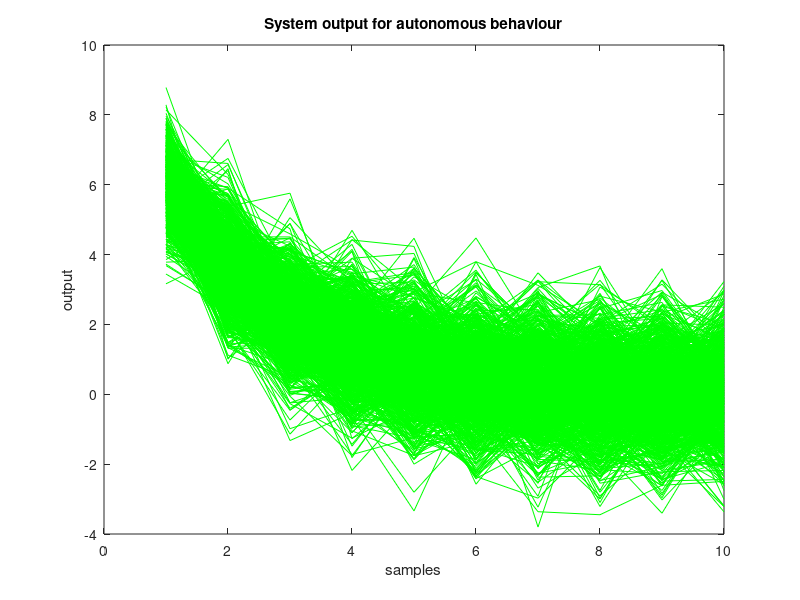
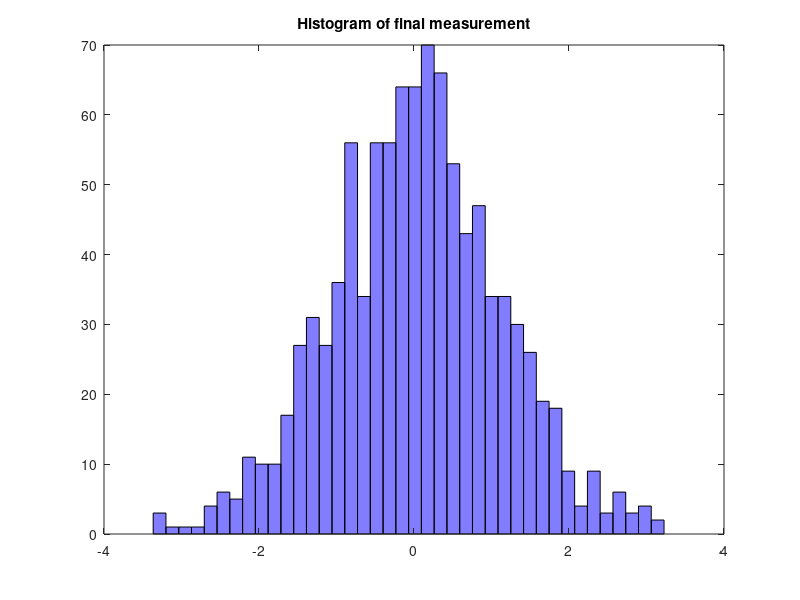

The MATLAB source for these figures, in order:
% Influence of Gaussian process and measurement noises
%example of state dynamics model
% xn=0.6 xo + 0.5 w;
% yn=1.2 xn + 0.8 v;

%autonomous behaviour with  process noise---------------
Ns=10; %number of samples along time
X=zeros(1000,Ns); %reserve space
Y=zeros(1000,Ns); %"  "  "

for np=1:1000,
X(np,1)=5; %initial state
for nn=2:Ns,
   X(np,nn)= 0.6*X(np,nn-1)+ 0.5*randn(1); %with process noise
end;
for nn=1:Ns,
   Y(np,nn)=1.2*X(np,nn) + 0.8*randn(1); %with measurement noise
end;
end;

figure(1) %trajectories
nf=1:Ns;
for ns=1:1000,
   plot(nf,Y(ns,nf),'g-'); hold on;
end;
title('System output for autonomous behaviour');
xlabel('samples'); ylabel('output');

figure(2) %histogram
hist(Y(:,Ns),40); colormap('cool');
title('Histogram of final measurement');
